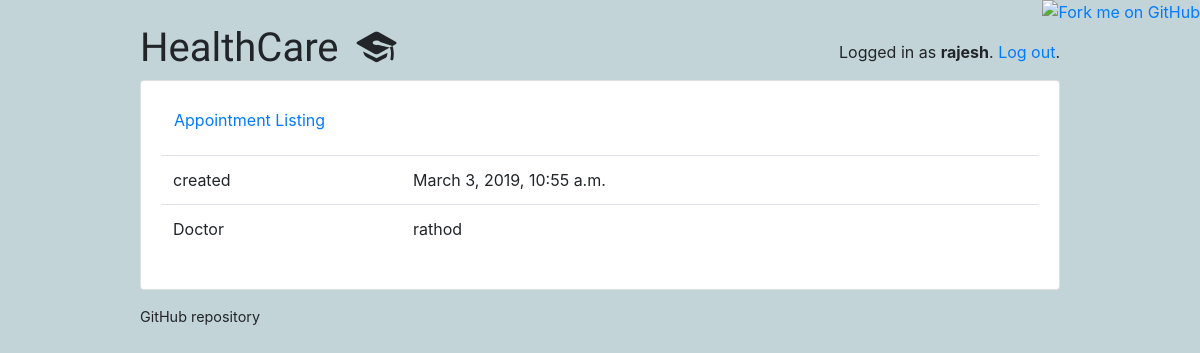
Page /patients/appointment/detail/1/ (signed in) on the committed database.
### classroom/models.py (models this page shows, shortened)
class User(AbstractUser):
    is_student = models.BooleanField(default=False)
    is_teacher = models.BooleanField(default=False)

class Appointment(models.Model):
    created = models.DateTimeField(auto_now_add=True)
    date = models.DateTimeField()
    doctor = models.ForeignKey(
        'User',
        on_delete=models.CASCADE,related_name="apppat",
    )
    patient = models.ForeignKey(
        'User',
        on_delete=models.CASCADE,related_name="appdoc",
    )
    class Meta:
        ordering = ('-created',)

### classroom/views/students.py (the view)
# urls.py: path('appointment/detail/<int:pk>/', students.AppointmentDetailView.as_view(), name='appointment_detail'),
class AppointmentDetailView(DetailView):
    model = Appointment
    template_name='classroom/students/appointment_detail.html'

### classroom/templates/classroom/students/appointment_detail.html
{% extends "base.html" %}
{% load static %}
{% block content %}
<p><a class="btn btn-default" href="{% url 'students:appointment_list' %}">Appointment Listing</a></p>
<table class="table">
<tr><td>created</td><td>{{ object.date }}</td></tr>
<tr><td>Doctor</td><td>{{ object.doctor }}</td></tr>
</table>
{% endblock %}

### templates/base.html (shortened to what this page needs)
{% load static %}<!doctype html>
<html lang="en">
  <head>
    <link rel="stylesheet" href="https://maxcdn.bootstrapcdn.com/bootstrap/4.0.0/css/bootstrap.min.css">
    <link rel="stylesheet" type="text/css" href="{% static 'vendor/fontello-2f186091/css/fontello.css' %}">
    <link rel="stylesheet" type="text/css" href="{% static 'css/app.css' %}">
    {% if user.is_authenticated and user.is_teacher %}
      <link rel="stylesheet" type="text/css" href="{% static 'css/teachers.css' %}">
    {% else %}
      <link rel="stylesheet" type="text/css" href="{% static 'css/students.css' %}">
    {% endif %}
  </head>
  <body>
    <a href="https://github.com/sibtc/django-multiple-user-types-example"><img style="position: absolute; top: 0; right: 0; border: 0;" src="https://camo.githubusercontent.com/38ef81f8aca64bb9a64448d0d70f1308ef5341ab/68747470733a2f2f73332e616d617a6f6e6177732e636f6d2f6769746875622f726962626f6e732f666f726b6d655f72696768745f6461726b626c75655f3132313632312e706e67" alt="Fork me on GitHub" data-canonical-src="https://s3.amazonaws.com/github/ribbons/forkme_right_darkblue_121621.png"></a>
    <div class="container my-4">
      <div class="row justify-content-center">
        <div class="col-md-10 col-sm-12">
          <div class="row">
            <div class="col-6">
              <h1 class="logo">
                <a href="{% url 'home' %}">
                HealthCare
                  {% if user.is_authenticated %}
                    {% if user.is_teacher %}
                      <span class="icon-feather" data-toggle="tooltip" data-placement="right" title="Teacher profile"></span>
                    {% else %}
                      <span class="icon-graduation-cap" data-toggle="tooltip" data-placement="right" title="Student profile"></span>
                    {% endif %}
                  {% endif %}
                </a>
              </h1>
            </div>
            <div class="col-6 text-right">
              {% if user.is_authenticated %}
                <p class="pt-3">Logged in as <strong>{{ user.username }}</strong>. <a href="{% url 'logout' %}">Log out</a>.</p>
              {% else %}
                <a href="{% url 'login' %}" class="btn btn-light" role="button">Log in</a>
                <a href="{% url 'signup' %}" class="btn btn-primary" role="button">Sign up</a>
              {% endif %}
            </div>
          </div>
          <div class="card mb-3">
            <div class="card-body">
              {% block content %}
              {% endblock %}
            </div>
          </div>
          <footer>
            <a href="https://github.com/sibtc/django-multiple-user-types-example">GitHub repository</a>
          </footer>
        </div>
      </div>
    </div>
  </body>
</html>

### static/css/app.css (style rules this page uses)
.logo { font-family: 'Clicker Script', cursive; }
.logo a { color: #212529; text-decoration: none; }
footer { font-size: .9rem; }
footer a { color: #212529; }

### static/css/students.css (style rules this page uses)
body { background-color: #c2d4d8; }

### rows in the picture
User: username "rajesh"
Appointment: date "March 3, 2019, 10:55 a.m.", doctor "rathod"
